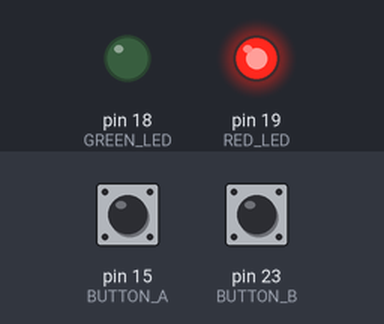
Bench run of a sketch on a simulated Arduino Mega 2560, built with avr-gcc and run on an emulated ATmega2560. Shown: output pins drawn as LEDs (lit = HIGH). Inputs (shaded band) come from the test bench; at power-on: pin 15 (BUTTON_A) HIGH, pin 23 (BUTTON_B) HIGH.

Above: at 1.2 s.
1.3 s: pin 15 (BUTTON_A) pulled LOW for 0.15 s
At 1.37 s:
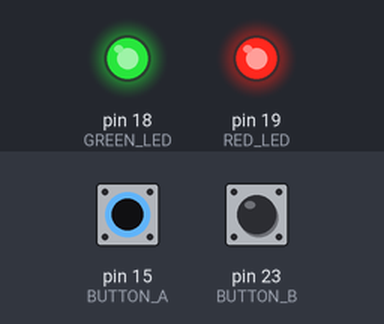
2.9 s: pin 23 (BUTTON_B) pulled LOW for 0.15 s
At 2.97 s:
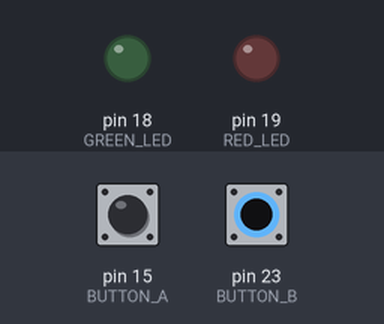
4.5 s: pin 23 (BUTTON_B) pulled LOW for 3.2 s
At 8.4 s:
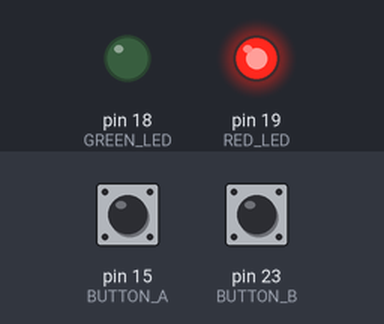
9.2 s: pin 15 (BUTTON_A) pulled LOW for 3.2 s
At 9.6 s:
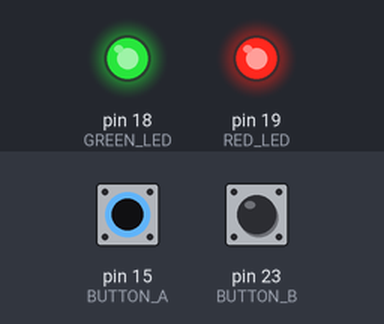
13.9 s: pin 15 (BUTTON_A) driven LOW and pin 23 (BUTTON_B) driven LOW
At 14.4 s:
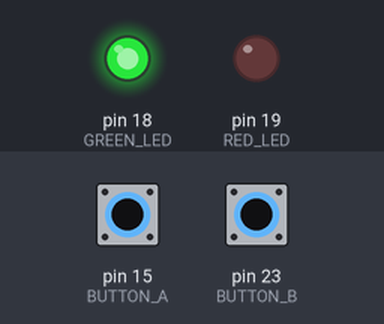
Timing chart, 0 to 16.4 s (numbered marks = the images above; inputs shaded):
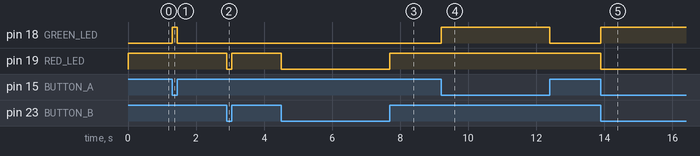

The sketch:

practice_2_night_light.ino
```cpp
// Chapter 2, Practice 2 - Night Light
// E2.5, but the red LED shines when Button B is NOT pressed,
// and goes dark while you hold it.

const int BUTTON_A  = 15;
const int BUTTON_B  = 23;
const int GREEN_LED = 18;
const int RED_LED   = 19;

void setup() {
  pinMode(BUTTON_A, INPUT_PULLUP);
  pinMode(BUTTON_B, INPUT_PULLUP);
  pinMode(GREEN_LED, OUTPUT);
  pinMode(RED_LED, OUTPUT);
}

void loop() {
  digitalWrite(GREEN_LED, !digitalRead(BUTTON_A));
  // no ! here: released reads 1 (HIGH, LED on), pressed reads 0 (LED off)
  digitalWrite(RED_LED, digitalRead(BUTTON_B));
}
```

Measured:
- after the input at 1.3 s, pin 18 (GREEN_LED): LOW → HIGH at once, → LOW 0.15 s later
- after the input at 2.9 s, pin 19 (RED_LED): HIGH → LOW at once, → HIGH 0.15 s later
- after the input at 4.5 s, pin 19 (RED_LED): HIGH → LOW at once, → HIGH 3.2 s later
- after the input at 9.2 s, pin 18 (GREEN_LED): LOW → HIGH at once, → LOW 3.2 s later
- after the input at 13.9 s, pin 18 (GREEN_LED): LOW → HIGH at once; pin 19 (RED_LED): HIGH → LOW at once
